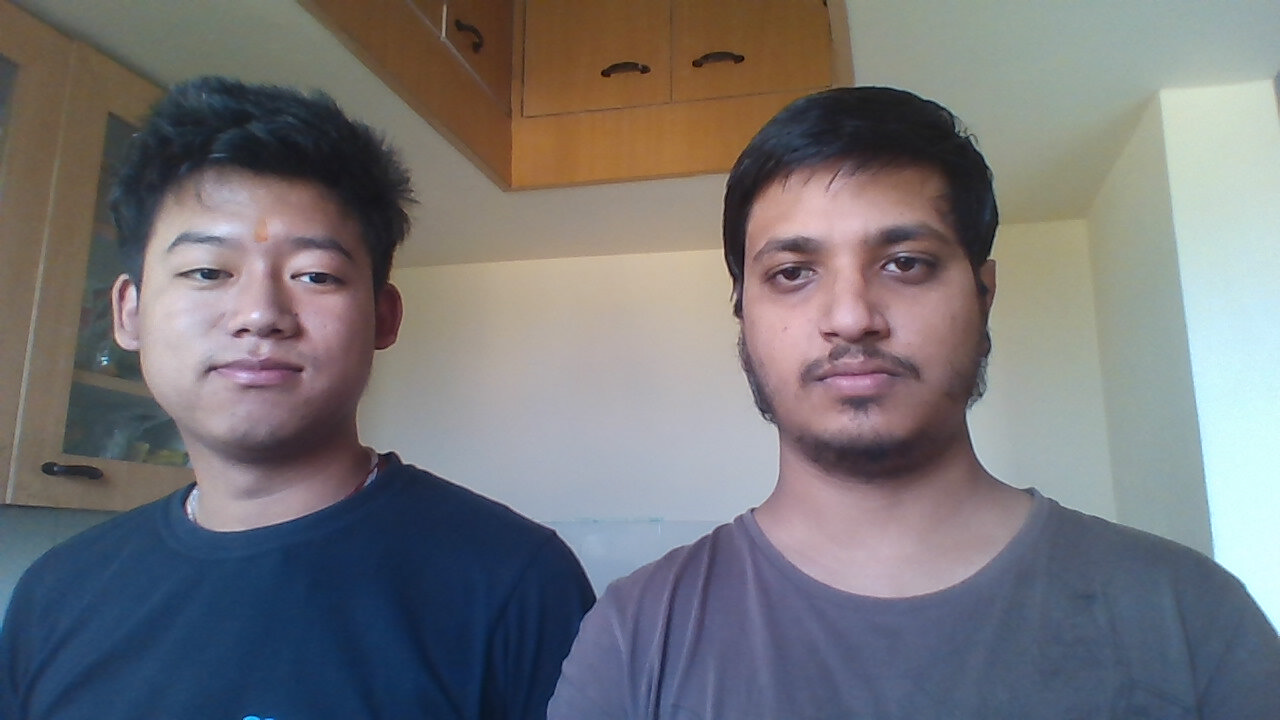
#> input picture mypic4.jpg, 1280 x 720 px
$ python EyeSwap.py
#> lines starting #> are read from the running program, lines starting #| are printed output that depends on the picture
import cv2
import sys

# get the features for face from the file and pass it to the Cascade Classifier
# returns a class
face_cascade = cv2.CascadeClassifier("haarcascade_frontalface_default.xml")
# get the features for eyes from the file and pass it to the Cascade Classifier
# returns a class
eyes_cascade = cv2.CascadeClassifier("haarcascade_eye.xml")
# read the image
img = cv2.imread('mypic4.jpg')
#> img is the input picture: shape (720, 1280, 3); mean B, G, R 119.7, 116.4, 117.5
# resize the image if needed
# img = cv2.resize(img, (0, 0), fx=0.5, fy=0.5) #(image, (0, 0), reduce_width_by, reduce_height_by)
# convert it to gray scale
gray = cv2.cvtColor(img,cv2.COLOR_BGR2GRAY)
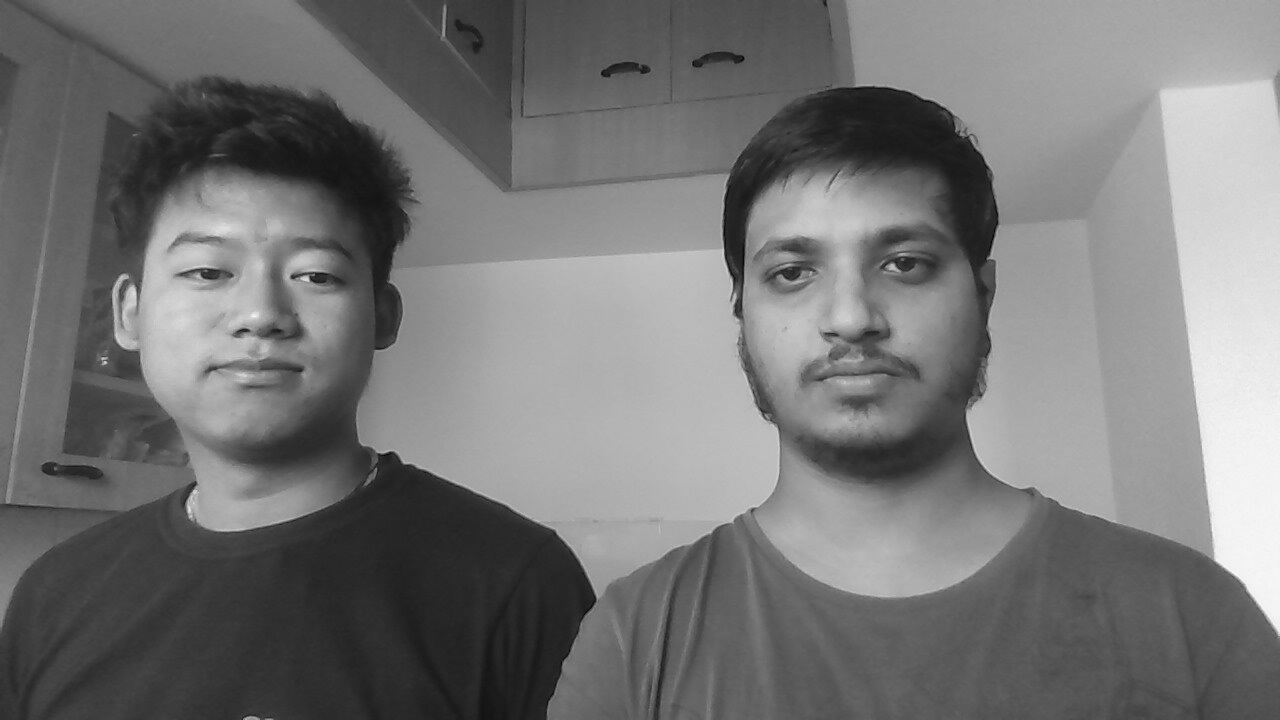
#> gray: shape (720, 1280); min 2, max 247, mean 117.1

# detect the objects resembling faces
faces = face_cascade.detectMultiScale(gray, 1.5, 6) #(image,scale_factor, minm_no_of_neighbours)
#> faces = [[125, 165, 273, 273], [714, 164, 273, 273]]
# print(faces)
# ensure we have only two people in the image since we will be performing swapping
if len(faces) != 2:
    sys.exit('Please provide image with 2 faces')
# get the coordinates of the detected faces
x1, y1, w1, h1 = faces[0]
#> x1 = 125; y1 = 165; w1 = 273; h1 = 273
x2, y2, w2, h2 = faces[1]
#> x2 = 714; y2 = 164; w2 = 273; h2 = 273

# get eyes for the first face
face_color1 = img[y1: y1 + h1, x1: x1 + w1]
face_gray1 = gray[y1: y1 + h1, x1: x1 + w1]
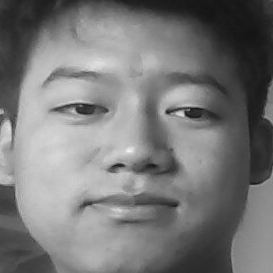
#> face_gray1: shape (273, 273); min 20, max 245, mean 120.5
eyes = eyes_cascade.detectMultiScale(face_gray1, 1.11, 4)
#> eyes = [[40, 64, 81, 81], [158, 77, 64, 64]]
x3, y3, w3, h3 = eyes[0]
#> x3 = 40; y3 = 64; w3 = 81; h3 = 81
x4, y4, w4, h4 = eyes[1]
#> x4 = 158; y4 = 77; w4 = 64; h4 = 64
# carve out the eyes
eye_color1 = face_color1[y3: y3 + h3, x3: x3 + w3]
eye_color2 = face_color1[y4: y4 + h4, x4: x4 + w4]
#print("eye1",w3,h3) # coordinates for eye1
#print("eye2",w4,h4) # coordinates for eye2

# get eyes for the second face
face_color2 = img[y2: y2 + h2, x2: x2 + w2]
face_gray2 = gray[y2: y2 + h2, x2: x2 + w2]
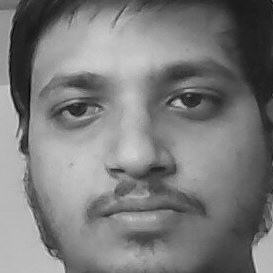
#> face_gray2: shape (273, 273); min 7, max 212, mean 123.1
eyes = eyes_cascade.detectMultiScale(face_gray2, 1.11, 4)
#> eyes = [[42, 77, 66, 66], [153, 67, 67, 67]]
x5, y5, w5, h5 = eyes[0]
#> x5 = 42; y5 = 77; w5 = 66; h5 = 66
x6, y6, w6, h6 = eyes[1]
#> x6 = 153; y6 = 67; w6 = 67; h6 = 67
eye_color3 = face_color2[y5: y5 + h5, x5: x5 + w5]
eye_color4 = face_color2[y6: y6 + h6, x6: x6 + w6]
#print("eye3",w5,h5) # coordinates for eye3
#print("eye4",w6,h6) # coordinates for eye4

# resize the eyes
eye_color1 = cv2.resize(eye_color1, (w5, h5))
#> eye_color1: shape (66, 66, 3)
eye_color3 = cv2.resize(eye_color3, (w3, h3))
#> eye_color3: shape (81, 81, 3)
eye_color4 = cv2.resize(eye_color4, (w4, h4))
#> eye_color4: shape (64, 64, 3)
eye_color2 = cv2.resize(eye_color2, (w6, h6))
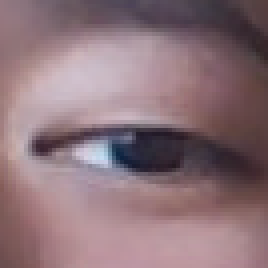
#> eye_color2: shape (67, 67, 3) (shown 4 times larger); mean B, G, R 122.1, 115.3, 141

# swap the eyes
face_color1[y3: y3 + h3, x3: x3 + w3] = eye_color3
#> face_color1: shape (273, 273, 3); mean B, G, R 115.7, 110.6, 128.3
face_color2[y5: y5 + h5, x5: x5 + w5] = eye_color1
#> face_color2: shape (273, 273, 3); mean B, G, R 120.1, 117.9, 143.3
face_color1[y4: y4 + h4, x4: x4 + w4] = eye_color4
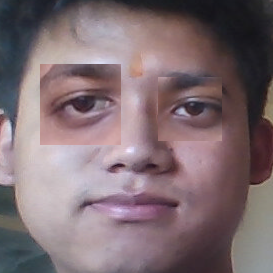
#> face_color1: shape (273, 273, 3); mean B, G, R 114.1, 109.2, 127
face_color2[y6: y6 + h6, x6: x6 + w6] = eye_color2
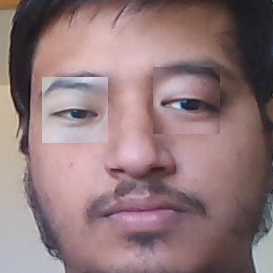
#> face_color2: shape (273, 273, 3); mean B, G, R 121.7, 119.4, 144.8

# show the image
cv2.imshow("Swapped Eyes",img)
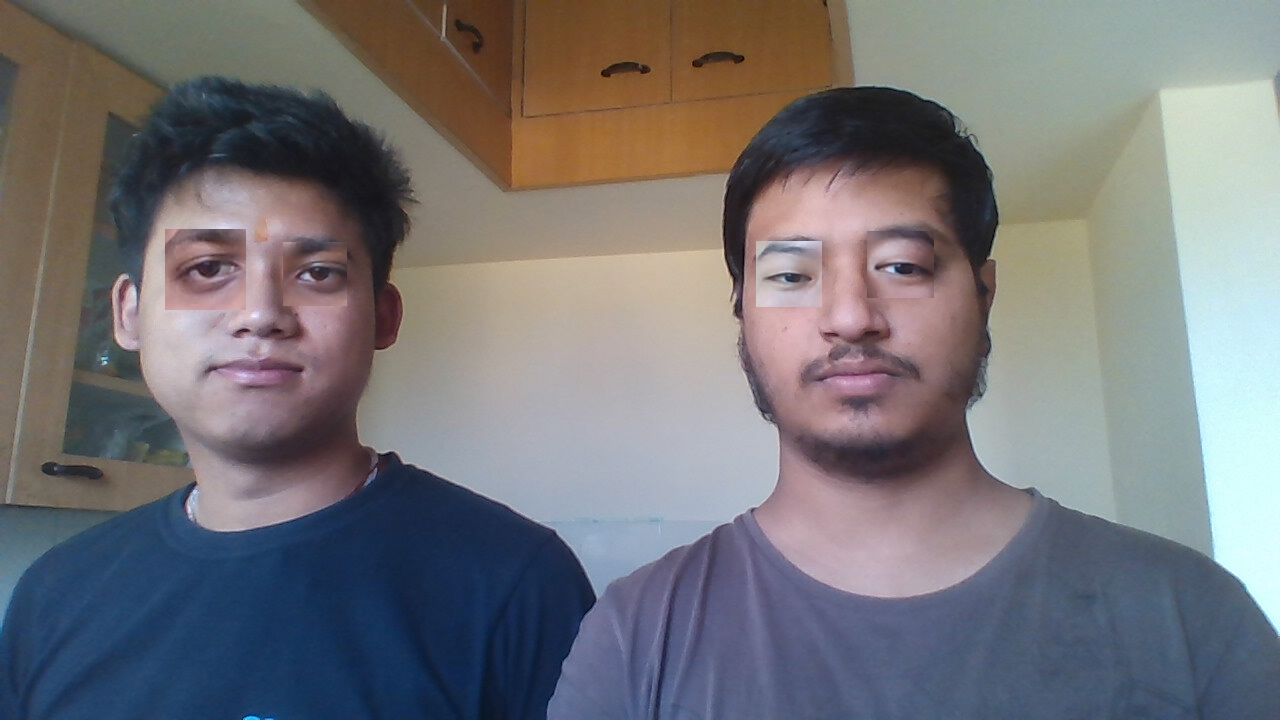
#> window 'Swapped Eyes': shape (720, 1280, 3); mean B, G, R 119.6, 116.3, 117.4
# hold the window
cv2.waitKey(0)
# destroy all windows
cv2.destroyAllWindows()
